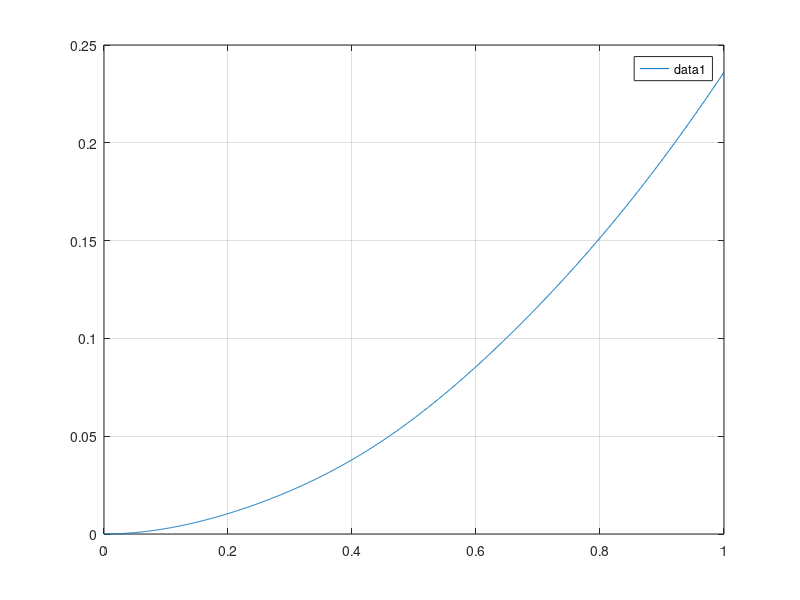

Write MATLAB code to recreate this figure.
clc;
clear all;
close all;
format long e;
% Dynamic Backward Euler problem 
%%%%%%%%%%%%%%%%%%%%%%%%%%%%%%%%%%%%%%%%%%%%%%%%
k_body_fl=28e3*0.69;
k_tyre_fl=260e3;%260
k_body_fr=28e3*0.69;
k_tyre_fr=260e3;
k_body_rl=16e3*0.82;
k_tyre_rl=260e3;
k_body_rr=16e3*0.82;
k_tyre_rr=260e3;
l_long_fl=1.395;
l_long_fr=1.395;
l_long_rl=1.596;
l_long_rr=1.596;
l_lat_fl=2*0.8458;
l_lat_fr=2*0.8458;
l_lat_rl=2*0.84;
l_lat_rr=2*0.84;
mass_Body=1936;
I_body_xx=6400;
I_body_yy=4800;
mass_wheel_fl=145/2;
mass_tyre_fl=30;
mass_wheel_fr=145/2;
mass_tyre_fr=30;
mass_wheel_rl=135/2;
mass_tyre_rl=30;
mass_wheel_rr=135/2;
mass_tyre_rr=30;
%%%%%%%%%%%%%%%%%%%%%%%%%%%%%%%%%%%%%%%%%%%%%%%%
tend=1;
u_init=0;
du_init=0;
%%%%%%%%%%%%%%%%%%%%%%%%%%%%%%%%%%%%%%%%%%%%%%%%
% System Mono
M=diag([mass_Body, I_body_xx, I_body_yy, mass_wheel_fl, mass_tyre_fl, mass_wheel_fr, mass_tyre_fr, mass_wheel_rl, mass_tyre_rl, mass_wheel_rr, mass_tyre_rr]);
K=[k_body_fl+k_body_fr+k_body_rl+k_body_rr, k_body_fl*l_lat_fl-k_body_fr*l_lat_fr+k_body_rl*l_lat_rl-k_body_rr*l_lat_rr, -k_body_fl*l_long_fl-k_body_fr*l_long_fr+k_body_rl*l_long_rl+k_body_rr*l_long_rr,  -k_body_fl, 0, -k_body_fr, 0, -k_body_rl, 0, -k_body_rr, 0;
   0  l_lat_fl*l_lat_fl*k_body_fl+l_lat_fr*l_lat_fr*k_body_fr+l_lat_rl*l_lat_rl*k_body_rl+l_lat_rr*l_lat_rr*k_body_rr, -l_long_fl*l_lat_fl*k_body_fl+l_lat_fr*l_long_fr*k_body_fr+l_long_rl*l_lat_rl*k_body_rl-l_long_rr*l_lat_rr*k_body_rr, -l_lat_fl*k_body_fl, 0, l_lat_fr*k_body_fr, 0, -l_lat_rl*k_body_rl, 0, l_lat_rr*k_body_rr, 0;
   0 0 l_long_fl*l_long_fl*k_body_fl+l_long_fr*l_long_fr*k_body_fr+l_long_rl*l_long_rl*k_body_rl+l_long_rr*l_long_rr*k_body_rr, l_long_fl*k_body_fl, 0 l_long_fr*k_body_fr 0 -l_long_rl*k_body_rl 0 -l_long_rr*k_body_rr 0; 
   0 0 0 k_body_fl+k_tyre_fl -k_tyre_fl 0 0 0 0 0 0;
   0 0 0 0 k_tyre_fl 0 0 0 0 0 0;
   0 0 0 0 0 k_body_fr+k_tyre_fr -k_tyre_fr 0 0 0 0;
   0 0 0 0 0 0 k_tyre_fr 0 0 0 0;
   0 0 0 0 0 0 0 k_body_rl+k_tyre_rl -k_tyre_rl 0 0;
   0 0 0 0 0 0 0 0 k_tyre_rl 0 0;
   0 0 0 0 0 0 0 0 0 k_body_rr+k_tyre_rr -k_tyre_rr;
   0 0 0 0 0 0 0 0 0 0 k_tyre_rr];
K=K+K'-diag(diag(K));
D = K *0;
%%%%%%%%%%%%%%%%%%%%%%%%%%%%%%%%%%%%%%%%%%%%%%%%
% Reduced System due to Dirichlet BC (fixed to road)
Kred = K;
Kred(:,11) = [];
Kred(11,:) = [];
Kred(:,9) = [];
Kred(9,:) = [];
Kred(:,7) = [];
Kred(7,:) = [];
Kred(:,5) = [];
Kred(5,:) = [];
Dred = D;
Dred(:,11) = [];
Dred(11,:) = [];
Dred(:,9) = [];
Dred(9,:) = [];
Dred(:,7) = [];
Dred(7,:) = [];
Dred(:,5) = [];
Dred(5,:) = [];
Mred = M;
Mred(:,11) = [];
Mred(11,:) = [];
Mred(:,9) = [];
Mred(9,:) = [];
Mred(:,7) = [];
Mred(7,:) = [];
Mred(:,5) = [];
Mred(5,:) = [];

% K(:,11) = [];
% K(11,:) = [];
% K(:,9) = [];
% K(9,:) = [];
% K(:,7) = [];
% K(7,:) = [];
% K(:,5) = [];
% K(5,:) = [];
% D(:,11) = [];
% D(11,:) = [];
% D(:,9) = [];
% D(9,:) = [];
% D(:,7) = [];
% D(7,:) = [];
% D(:,5) = [];
% D(5,:) = [];
% M(:,11) = [];
% M(11,:) = [];
% M(:,9) = [];
% M(9,:) = [];
% M(:,7) = [];
% M(7,:) = [];
% M(:,5) = [];
% M(5,:) = [];
%%%%%%%%%%%%%%%%%%%%%%%%%%%%%%%%%%%%%%%%%%%%%%%%
% Allocate memory
dim_system = length(M);
t=zeros(1000+1,1);
u_sol=zeros(1000+1,dim_system);
u_n_p_1=zeros(dim_system,1);
u_sol_red=zeros(1000+1,7);
u_n_p_1_red=zeros(7,1);
%%%%%%%%%%%%%%%%%%%%%%%%%%%%%%%%%%%%%%%%%%%%%%%%
h=1/(1000);
%%%%%%%%%%%%%%%%%%%%%%%%%%%%%%%%%%%%%%%%%%%%%%%%
u_n=[u_init; zeros(dim_system-1,1)];
%u_n=[0;0;0; -0.04;0;-0.04;0;-0.01;0;-0.01;0];
u_n_m_1=u_n-h*[du_init; zeros(dim_system-1,1)];
u_n_red=[u_init; zeros(6,1)];
u_n_m_1_red=[u_init; zeros(6,1)]-h*[du_init; zeros(6,1)];
A=((1/(h*h))*M+(1/h)*D+K);
B=((2/(h*h))*M+(1/h)*D);
Ared=((1/(h*h))*Mred+(1/h)*Dred+Kred);
Bred=((2/(h*h))*Mred+(1/h)*Dred);
f_n_p_1=[1.1e3; zeros(dim_system-1,1)];
f_n_p_1_red=[1.1e3; zeros(6,1)];
%%%%%%%%%%%%%%%%%%%%%%%%%%%%%%%%%%%%%%%%%%%%%%%%
% Static solution
u_stat=Kred\f_n_p_1(1:7);
%%%%%%%%%%%%%%%%%%%%%%%%%%%%%%%%%%%%%%%%%%%%%%%%
% Eigenfrequency solution with bc
eigFreq=sqrt(eig(Kred,Mred))/2/pi;
%%%%%%%%%%%%%%%%%%%%%%%%%%%%%%%%%%%%%%%%%%%%%%%%
% Time loop
j=2;
idx = [1,2,3,4,6,8,10];
tic
for i = h:h:tend
    rhs = (B*u_n-((1/(h*h))*M)*u_n_m_1+f_n_p_1);
    u_n_p_1 = A\rhs;
    u_n_p_1_red=Ared\(Bred*u_n_red-((1/(h*h))*Mred)*u_n_m_1_red+f_n_p_1_red);
   % Get solution
    t(j)=i;   
    u_sol(j,:)=u_n_p_1;
    u_n_m_1=u_n;
    u_n    =u_n_p_1;
    u_sol_red(j,:)=u_n_p_1_red;
    u_n_m_1_red=u_n_red;
    u_n_red    =u_n_p_1_red;
    j=j+1;
end
toc
final_displacement = u_n_p_1;
%%%%%%%%%%%%%%%%%%%%%%%%%%%%%%%%%%%%%%%%%%%%%%%%
% Some plots
figure();
plot(t,u_sol(:,1)); grid on;
%plot(t,u_sol_red(:,1)); grid on;
legend;
disp(u_sol(end,1:11)')